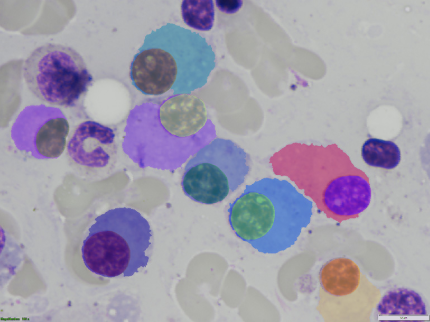
#> input picture img/cancer.png, 430 x 322 px
$ python assi3.py
#> lines starting #> are read from the running program, lines starting #| are printed output that depends on the picture; after the words box and inside, x2 and y2 are one past the last pixel; in counts of white or black regions, pixels touching at a corner belong together

import cv2
import numpy as np
import matplotlib.pyplot as plt


img = cv2.imread("img/cancer.png")
#> img is the input picture: shape (322, 430, 3); mean B, G, R 173, 156.7, 161.3
rgb = cv2.cvtColor(img, cv2.COLOR_BGR2RGB)

blue_channel = img[:, :, 0]
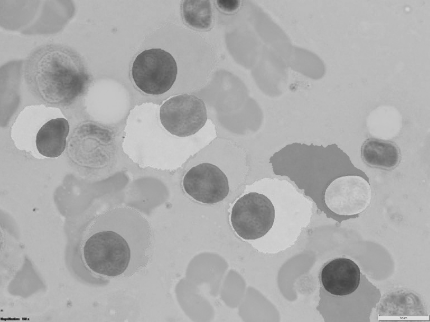
#> blue_channel: shape (322, 430); min 34, max 228, mean 173

blur = cv2.GaussianBlur(blue_channel, (5, 5), 0)

_, thresh = cv2.threshold(blur,0,255,cv2.THRESH_BINARY_INV + cv2.THRESH_OTSU)
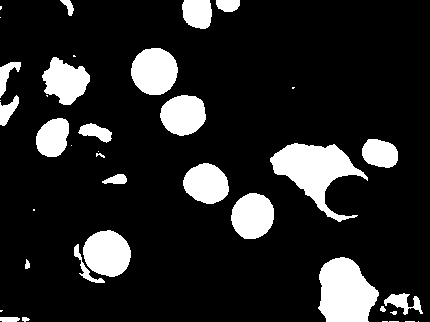
#> thresh: shape (322, 430); 14.8% white; 39 white regions (15 under 20 px), largest, box (x1, y1, x2, y2) and area: (270, 143, 368, 222) 3280, (318, 257, 379, 322) 2948, (131, 48, 178, 95) 1732

kernel = np.ones((3, 3), np.uint8)
opening = cv2.morphologyEx(thresh, cv2.MORPH_OPEN, kernel, iterations=2)
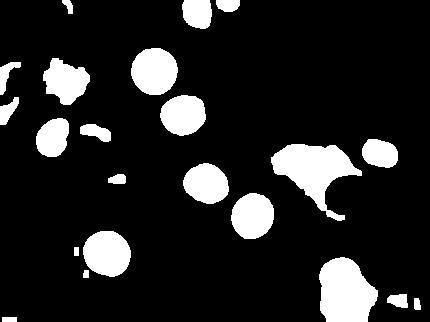
#> opening: shape (322, 430); 14.4% white; 22 white regions, largest, box (x1, y1, x2, y2) and area: (271, 144, 362, 221) 3192, (319, 257, 378, 322) 2937, (131, 48, 178, 95) 1732
dilate = cv2.morphologyEx(opening, cv2.MORPH_DILATE, kernel, iterations=2)
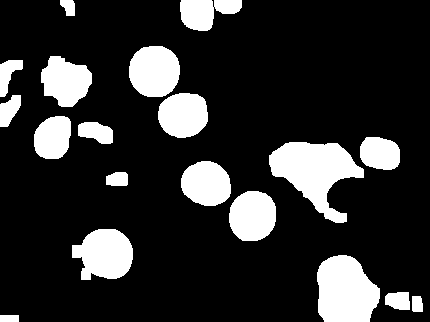
#> dilate: shape (322, 430); 18.4% white; 19 white regions, largest, box (x1, y1, x2, y2) and area: (269, 142, 364, 223) 3974, (317, 255, 380, 322) 3363, (72, 229, 133, 280) 2333

plt.figure(figsize=(12, 8))

plt.subplot(2, 2, 1)
plt.imshow(rgb)

plt.subplot(2, 2, 2)
plt.imshow(blue_channel, cmap="gray")

plt.subplot(2, 2, 3)
plt.imshow(thresh, cmap="gray")

plt.subplot(2, 2, 4)
plt.imshow(dilate, cmap="gray")

plt.tight_layout()
plt.show()

output_file = "segmented_cancer_cells.png"
cv2.imwrite(output_file, dilate)
